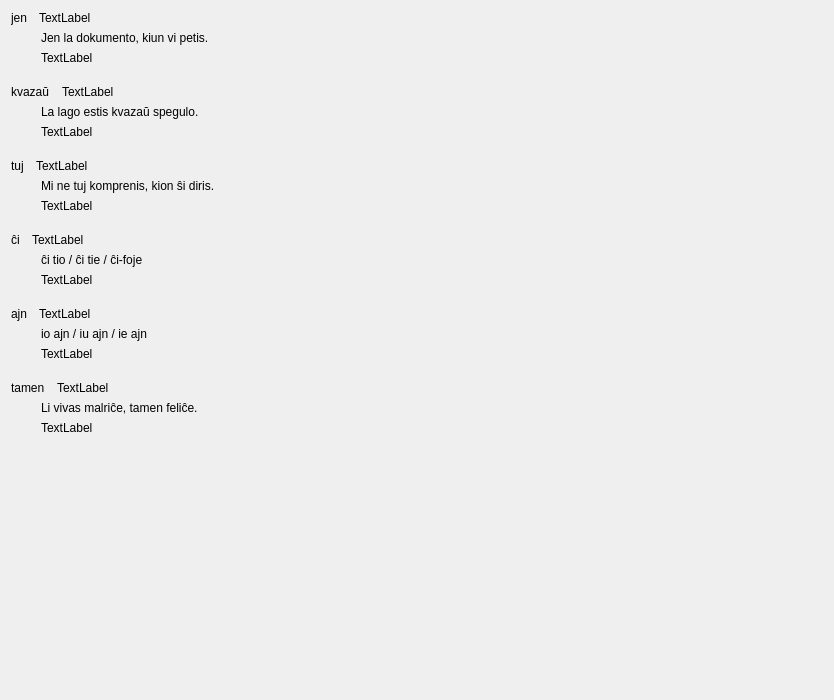
         <widget class="QWidget" name="scrollAreaWidgetContents_4">
          <property name="geometry">
           <rect>
            <x>0</x>
            <y>0</y>
            <width>834</width>
            <height>700</height>
           </rect>
          </property>
          <layout class="QVBoxLayout" name="verticalLayout_70">
           <property name="spacing">
            <number>20</number>
           </property>
           <item>
            <layout class="QVBoxLayout" name="verticalLayout_28">
             <property name="spacing">
              <number>6</number>
             </property>
             <item>
              <layout class="QHBoxLayout" name="horizontalLayout_38">
               <property name="spacing">
                <number>12</number>
               </property>
               <item>
                <widget class="neklakebla_nova" name="Lec11_Button744">
                 <property name="sizePolicy">
                  <sizepolicy hsizetype="Preferred" vsizetype="Preferred">
                   <horstretch>0</horstretch>
                   <verstretch>0</verstretch>
                  </sizepolicy>
                 </property>
                 <property name="text">
                  <string>jen</string>
                 </property>
                 <property name="wordWrap">
                  <bool>true</bool>
                 </property>
                </widget>
               </item>
               <item>
                <widget class="QLabel" name="Lec11_Label838">
                 <property name="sizePolicy">
                  <sizepolicy hsizetype="Expanding" vsizetype="Preferred">
                   <horstretch>0</horstretch>
                   <verstretch>0</verstretch>
                  </sizepolicy>
                 </property>
                 <property name="text">
                  <string>TextLabel</string>
                 </property>
                 <property name="wordWrap">
                  <bool>true</bool>
                 </property>
                </widget>
               </item>
              </layout>
             </item>
             <item>
              <layout class="QHBoxLayout" name="horizontalLayout_31">
               <item>
                <spacer name="horizontalSpacer_18">
                 <property name="orientation">
                  <enum>Qt::Horizontal</enum>
                 </property>
                 <property name="sizeType">
                  <enum>QSizePolicy::Fixed</enum>
                 </property>
                 <property name="sizeHint" stdset="0">
                  <size>
                   <width>30</width>
                   <height>20</height>
                  </size>
                 </property>
                </spacer>
               </item>
               <item>
                <layout class="QVBoxLayout" name="verticalLayout_23">
                 <property name="spacing">
                  <number>6</number>
                 </property>
                 <item>
                  <widget class="neklakebla_nova" name="pushButton_38">
                   <property name="sizePolicy">
                    <sizepolicy hsizetype="Preferred" vsizetype="Preferred">
                     <horstretch>0</horstretch>
                     <verstretch>0</verstretch>
                    </sizepolicy>
                   </property>
                   <property name="text">
                    <string>Jen la dokumento, kiun vi petis.</string>
                   </property>
                   <property name="wordWrap">
                    <bool>true</bool>
                   </property>
                  </widget>
                 </item>
                 <item>
                  <widget class="QLabel" name="Lec11_Label840">
                   <property name="text">
                    <string>TextLabel</string>
                   </property>
                   <property name="wordWrap">
                    <bool>true</bool>
                   </property>
                  </widget>
                 </item>
                </layout>
               </item>
              </layout>
             </item>
            </layout>
           </item>
           <item>
            <layout class="QVBoxLayout" name="verticalLayout_65">
             <property name="spacing">
              <number>6</number>
             </property>
             <item>
              <layout class="QHBoxLayout" name="horizontalLayout_40">
               <property name="spacing">
                <number>12</number>
               </property>
               <item>
                <widget class="neklakebla_nova" name="Lec11_Button746">
                 <property name="sizePolicy">
                  <sizepolicy hsizetype="Preferred" vsizetype="Preferred">
                   <horstretch>0</horstretch>
                   <verstretch>0</verstretch>
                  </sizepolicy>
                 </property>
                 <property name="text">
                  <string>kvazaŭ</string>
                 </property>
                 <property name="wordWrap">
                  <bool>true</bool>
                 </property>
                </widget>
               </item>
               <item>
                <widget class="QLabel" name="Lec11_Label839">
                 <property name="sizePolicy">
                  <sizepolicy hsizetype="Expanding" vsizetype="Preferred">
                   <horstretch>0</horstretch>
                   <verstretch>0</verstretch>
                  </sizepolicy>
                 </property>
                 <property name="text">
                  <string>TextLabel</string>
                 </property>
                 <property name="wordWrap">
                  <bool>true</bool>
                 </property>
                </widget>
               </item>
              </layout>
             </item>
             <item>
              <layout class="QHBoxLayout" name="horizontalLayout_33">
               <item>
                <spacer name="horizontalSpacer_19">
                 <property name="orientation">
                  <enum>Qt::Horizontal</enum>
                 </property>
                 <property name="sizeType">
                  <enum>QSizePolicy::Fixed</enum>
                 </property>
                 <property name="sizeHint" stdset="0">
                  <size>
                   <width>30</width>
                   <height>20</height>
                  </size>
                 </property>
                </spacer>
               </item>
               <item>
                <layout class="QVBoxLayout" name="verticalLayout_24">
                 <property name="spacing">
                  <number>6</number>
                 </property>
                 <item>
                  <widget class="neklakebla_nova" name="pushButton_40">
                   <property name="sizePolicy">
                    <sizepolicy hsizetype="Preferred" vsizetype="Preferred">
                     <horstretch>0</horstretch>
                     <verstretch>0</verstretch>
                    </sizepolicy>
                   </property>
                   <property name="text">
                    <string>La lago estis kvazaŭ spegulo.</string>
                   </property>
                   <property name="wordWrap">
                    <bool>true</bool>
                   </property>
                  </widget>
                 </item>
                 <item>
                  <widget class="QLabel" name="Lec11_Label841">
                   <property name="text">
                    <string>TextLabel</string>
                   </property>
                   <property name="wordWrap">
                    <bool>true</bool>
                   </property>
                  </widget>
                 </item>
                </layout>
               </item>
              </layout>
             </item>
            </layout>
           </item>
           <item>
            <layout class="QVBoxLayout" name="verticalLayout_66">
             <property name="spacing">
              <number>6</number>
             </property>
             <item>
              <layout class="QHBoxLayout" name="horizontalLayout_42">
               <property name="spacing">
                <number>12</number>
               </property>
               <item>
                <widget class="neklakebla_nova" name="Lec11_Button748">
                 <property name="sizePolicy">
                  <sizepolicy hsizetype="Preferred" vsizetype="Preferred">
                   <horstretch>0</horstretch>
                   <verstretch>0</verstretch>
                  </sizepolicy>
                 </property>
                 <property name="text">
                  <string>tuj</string>
                 </property>
                 <property name="wordWrap">
                  <bool>true</bool>
                 </property>
                </widget>
               </item>
               <item>
                <widget class="QLabel" name="Lec11_Label842">
                 <property name="sizePolicy">
                  <sizepolicy hsizetype="Expanding" vsizetype="Preferred">
                   <horstretch>0</horstretch>
                   <verstretch>0</verstretch>
                  </sizepolicy>
                 </property>
                 <property name="text">
                  <string>TextLabel</string>
                 </property>
                 <property name="wordWrap">
                  <bool>true</bool>
                 </property>
                </widget>
               </item>
              </layout>
             </item>
             <item>
              <layout class="QHBoxLayout" name="horizontalLayout_35">
               <item>
                <spacer name="horizontalSpacer_20">
                 <property name="orientation">
                  <enum>Qt::Horizontal</enum>
                 </property>
                 <property name="sizeType">
                  <enum>QSizePolicy::Fixed</enum>
                 </property>
                 <property name="sizeHint" stdset="0">
                  <size>
                   <width>30</width>
                   <height>20</height>
                  </size>
                 </property>
                </spacer>
               </item>
               <item>
                <layout class="QVBoxLayout" name="verticalLayout_25">
                 <property name="spacing">
                  <number>6</number>
                 </property>
                 <item>
                  <widget class="neklakebla_nova" name="pushButton_42">
                   <property name="sizePolicy">
                    <sizepolicy hsizetype="Preferred" vsizetype="Preferred">
                     <horstretch>0</horstretch>
                     <verstretch>0</verstretch>
                    </sizepolicy>
                   </property>
                   <property name="text">
                    <string>Mi ne tuj komprenis, kion ŝi diris.</string>
                   </property>
                   <property name="wordWrap">
                    <bool>true</bool>
                   </property>
                  </widget>
                 </item>
                 <item>
                  <widget class="QLabel" name="Lec11_Label843">
                   <property name="text">
                    <string>TextLabel</string>
                   </property>
                   <property name="wordWrap">
                    <bool>true</bool>
                   </property>
                  </widget>
                 </item>
                </layout>
               </item>
              </layout>
             </item>
            </layout>
           </item>
           <item>
            <layout class="QVBoxLayout" name="verticalLayout_67">
             <property name="spacing">
              <number>6</number>
             </property>
             <item>
              <layout class="QHBoxLayout" name="horizontalLayout_36">
               <property name="spacing">
                <number>12</number>
               </property>
               <item>
                <widget class="neklakebla_nova" name="Lec11_Button750">
                 <property name="sizePolicy">
                  <sizepolicy hsizetype="Preferred" vsizetype="Preferred">
                   <horstretch>0</horstretch>
                   <verstretch>0</verstretch>
                  </sizepolicy>
                 </property>
                 <property name="text">
                  <string>ĉi</string>
                 </property>
                 <property name="wordWrap">
                  <bool>true</bool>
                 </property>
                </widget>
               </item>
               <item>
                <widget class="QLabel" name="Lec11_Label844">
                 <property name="sizePolicy">
                  <sizepolicy hsizetype="Expanding" vsizetype="Preferred">
                   <horstretch>0</horstretch>
                   <verstretch>0</verstretch>
                  </sizepolicy>
                 </property>
                 <property name="text">
                  <string>TextLabel</string>
                 </property>
                 <property name="wordWrap">
                  <bool>true</bool>
                 </property>
                </widget>
               </item>
              </layout>
             </item>
             <item>
              <layout class="QHBoxLayout" name="horizontalLayout_37">
               <item>
                <spacer name="horizontalSpacer_17">
                 <property name="orientation">
                  <enum>Qt::Horizontal</enum>
                 </property>
                 <property name="sizeType">
                  <enum>QSizePolicy::Fixed</enum>
                 </property>
                 <property name="sizeHint" stdset="0">
                  <size>
                   <width>30</width>
                   <height>20</height>
                  </size>
                 </property>
                </spacer>
               </item>
               <item>
                <layout class="QVBoxLayout" name="verticalLayout_22">
                 <property name="spacing">
                  <number>6</number>
                 </property>
                 <item>
                  <widget class="neklakebla_nova" name="pushButton_36">
                   <property name="sizePolicy">
                    <sizepolicy hsizetype="Preferred" vsizetype="Preferred">
                     <horstretch>0</horstretch>
                     <verstretch>0</verstretch>
                    </sizepolicy>
                   </property>
                   <property name="text">
                    <string>ĉi tio / ĉi tie / ĉi-foje</string>
                   </property>
                   <property name="wordWrap">
                    <bool>true</bool>
                   </property>
                  </widget>
                 </item>
                 <item>
                  <widget class="QLabel" name="Lec11_Label845">
                   <property name="text">
                    <string>TextLabel</string>
                   </property>
                   <property name="wordWrap">
                    <bool>true</bool>
                   </property>
                  </widget>
                 </item>
                </layout>
               </item>
              </layout>
             </item>
            </layout>
           </item>
           <item>
            <layout class="QVBoxLayout" name="verticalLayout_68">
             <property name="spacing">
              <number>6</number>
             </property>
             <item>
              <layout class="QHBoxLayout" name="horizontalLayout_46">
               <property name="spacing">
                <number>12</number>
               </property>
               <item>
                <widget class="neklakebla_nova" name="Lec11_Button754">
                 <property name="sizePolicy">
                  <sizepolicy hsizetype="Preferred" vsizetype="Preferred">
                   <horstretch>0</horstretch>
                   <verstretch>0</verstretch>
                  </sizepolicy>
                 </property>
                 <property name="text">
                  <string>ajn</string>
                 </property>
                 <property name="wordWrap">
                  <bool>true</bool>
                 </property>
                </widget>
               </item>
               <item>
                <widget class="QLabel" name="Lec11_Label848">
                 <property name="sizePolicy">
                  <sizepolicy hsizetype="Expanding" vsizetype="Preferred">
                   <horstretch>0</horstretch>
                   <verstretch>0</verstretch>
                  </sizepolicy>
                 </property>
                 <property name="text">
                  <string>TextLabel</string>
                 </property>
                 <property name="wordWrap">
                  <bool>true</bool>
                 </property>
                </widget>
               </item>
              </layout>
             </item>
             <item>
              <layout class="QHBoxLayout" name="horizontalLayout_39">
               <item>
                <spacer name="horizontalSpacer_22">
                 <property name="orientation">
                  <enum>Qt::Horizontal</enum>
                 </property>
                 <property name="sizeType">
                  <enum>QSizePolicy::Fixed</enum>
                 </property>
                 <property name="sizeHint" stdset="0">
                  <size>
                   <width>30</width>
                   <height>20</height>
                  </size>
                 </property>
                </spacer>
               </item>
               <item>
                <layout class="QVBoxLayout" name="verticalLayout_27">
                 <property name="spacing">
                  <number>6</number>
                 </property>
                 <item>
                  <widget class="neklakebla_nova" name="pushButton_46">
                   <property name="sizePolicy">
                    <sizepolicy hsizetype="Preferred" vsizetype="Preferred">
                     <horstretch>0</horstretch>
                     <verstretch>0</verstretch>
                    </sizepolicy>
                   </property>
                   <property name="text">
                    <string>io ajn / iu ajn / ie ajn</string>
                   </property>
                   <property name="wordWrap">
                    <bool>true</bool>
                   </property>
                  </widget>
                 </item>
                 <item>
                  <widget class="QLabel" name="Lec11_Label846">
                   <property name="text">
                    <string>TextLabel</string>
                   </property>
                   <property name="wordWrap">
                    <bool>true</bool>
                   </property>
                  </widget>
                 </item>
                </layout>
               </item>
              </layout>
             </item>
            </layout>
           </item>
           <item>
            <layout class="QVBoxLayout" name="verticalLayout_69">
             <property name="spacing">
              <number>6</number>
             </property>
             <item>
              <layout class="QHBoxLayout" name="horizontalLayout_44">
               <property name="spacing">
                <number>12</number>
               </property>
               <item>
                <widget class="neklakebla_nova" name="Lec11_Button755">
                 <property name="sizePolicy">
                  <sizepolicy hsizetype="Preferred" vsizetype="Preferred">
                   <horstretch>0</horstretch>
                   <verstretch>0</verstretch>
                  </sizepolicy>
                 </property>
                 <property name="text">
                  <string>tamen</string>
                 </property>
                 <property name="wordWrap">
                  <bool>true</bool>
                 </property>
                </widget>
               </item>
               <item>
                <widget class="QLabel" name="Lec11_Label849">
                 <property name="sizePolicy">
                  <sizepolicy hsizetype="Expanding" vsizetype="Preferred">
                   <horstretch>0</horstretch>
                   <verstretch>0</verstretch>
                  </sizepolicy>
                 </property>
                 <property name="text">
                  <string>TextLabel</string>
                 </property>
                 <property name="wordWrap">
                  <bool>true</bool>
                 </property>
                </widget>
               </item>
              </layout>
             </item>
             <item>
              <layout class="QHBoxLayout" name="horizontalLayout_41">
               <item>
                <spacer name="horizontalSpacer_21">
                 <property name="orientation">
                  <enum>Qt::Horizontal</enum>
                 </property>
                 <property name="sizeType">
                  <enum>QSizePolicy::Fixed</enum>
                 </property>
                 <property name="sizeHint" stdset="0">
                  <size>
                   <width>30</width>
                   <height>20</height>
                  </size>
                 </property>
                </spacer>
               </item>
               <item>
                <layout class="QVBoxLayout" name="verticalLayout_26">
                 <property name="spacing">
                  <number>6</number>
                 </property>
                 <item>
                  <widget class="neklakebla_nova" name="pushButton_44">
                   <property name="sizePolicy">
                    <sizepolicy hsizetype="Preferred" vsizetype="Preferred">
                     <horstretch>0</horstretch>
                     <verstretch>0</verstretch>
                    </sizepolicy>
                   </property>
                   <property name="text">
                    <string>Li vivas malriĉe, tamen feliĉe.</string>
                   </property>
                   <property name="wordWrap">
                    <bool>true</bool>
                   </property>
                  </widget>
                 </item>
                 <item>
                  <widget class="QLabel" name="Lec11_Label847">
                   <property name="text">
                    <string>TextLabel</string>
                   </property>
                   <property name="wordWrap">
                    <bool>true</bool>
                   </property>
                  </widget>
                 </item>
                </layout>
               </item>
              </layout>
             </item>
            </layout>
           </item>
           <item>
            <spacer name="verticalSpacer_5">
             <property name="orientation">
              <enum>Qt::Vertical</enum>
             </property>
             <property name="sizeHint" stdset="0">
              <size>
               <width>20</width>
               <height>40</height>
              </size>
             </property>
            </spacer>
           </item>
          </layout>
         </widget>
